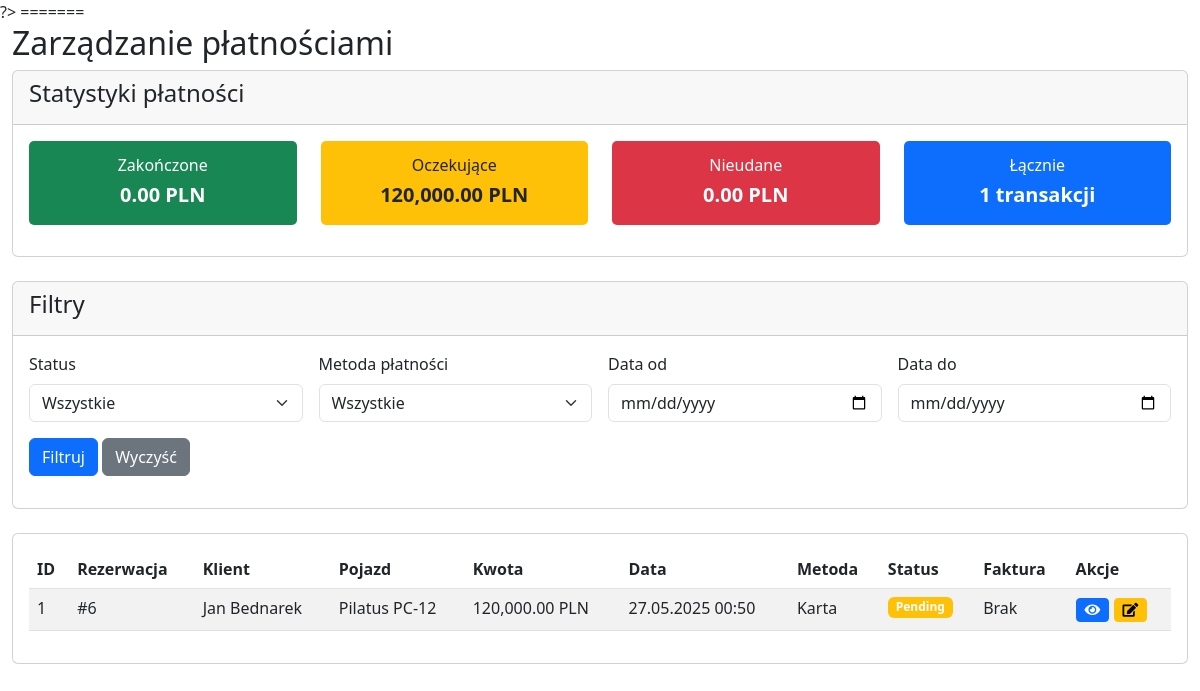
The page /skydrive/admin/manage_payments.php (signed in) on the database its author committed.
### tables this page shows
CREATE TABLE `payments` (
  `payment_id` int(11) NOT NULL,
  `reservation_id` int(11) NOT NULL,
  `amount` decimal(10,2) NOT NULL,
  `payment_date` datetime DEFAULT current_timestamp(),
  `payment_method` enum('credit_card','bank_transfer','cash') NOT NULL,
  `status` enum('pending','completed','failed','refunded') DEFAULT 'pending',
  `transaction_id` varchar(100) DEFAULT NULL,
  `payment_details` text DEFAULT NULL,
  `invoice_number` varchar(50) DEFAULT NULL
);

CREATE TABLE `reservations` (
  `reservation_id` int(11) NOT NULL,
  `user_id` int(11) NOT NULL,
  `vehicle_id` int(11) NOT NULL,
  `pickup_location_id` int(11) NOT NULL,
  `return_location_id` int(11) NOT NULL,
  `pickup_date` datetime NOT NULL,
  `return_date` datetime NOT NULL,
  `total_cost` decimal(10,2) NOT NULL,
  `status` enum('pending','confirmed','cancelled','completed') DEFAULT 'pending',
  `payment_method` enum('credit_card','bank_transfer','cash') DEFAULT NULL,
  `invoice_request` tinyint(1) DEFAULT 0,
  `invoice_data` text DEFAULT NULL,
  `created_at` datetime DEFAULT current_timestamp(),
  `notes` text DEFAULT NULL
);

CREATE TABLE `vehicles` (
  `vehicle_id` int(11) NOT NULL,
  `type` enum('car','plane') NOT NULL,
  `make` varchar(50) NOT NULL,
  `model` varchar(50) NOT NULL,
  `year` int(11) NOT NULL,
  `registration_number` varchar(20) DEFAULT NULL,
  `capacity` int(11) NOT NULL,
  `fuel_type` varchar(30) DEFAULT NULL,
  `engine_power` varchar(30) DEFAULT NULL,
  `max_speed` varchar(30) DEFAULT NULL,
  `range` varchar(30) DEFAULT NULL,
  `daily_rate` decimal(10,2) NOT NULL,
  `hourly_rate` decimal(10,2) DEFAULT NULL,
  `available` tinyint(1) DEFAULT 1,
  `location_id` int(11) DEFAULT NULL,
  `image_path` varchar(255) DEFAULT NULL,
  `description` text DEFAULT NULL
);

### skydrive/admin/manage_payments.php (the view, shortened to what this page needs)
<?php
require_once __DIR__ . '/../includes/config.php';
$date_from = isset($_GET['date_from']) ? $_GET['date_from'] : '';
$date_to = isset($_GET['date_to']) ? $_GET['date_to'] : '';
$query = "SELECT p.*,
          r.reservation_id, r.pickup_date, r.return_date, r.total_cost,
          CONCAT(u.first_name, ' ', u.last_name) AS customer_name,
          v.make, v.model
          FROM payments p
          JOIN reservations r ON p.reservation_id = r.reservation_id
          JOIN users u ON r.user_id = u.user_id
          JOIN vehicles v ON r.vehicle_id = v.vehicle_id
          WHERE 1=1";
$query .= " ORDER BY p.payment_date DESC";
$payments = $conn->query($query);
$stats_query = "SELECT
                SUM(CASE WHEN status = 'completed' THEN amount ELSE 0 END) as completed_sum,
                SUM(CASE WHEN status = 'pending' THEN amount ELSE 0 END) as pending_sum,
                SUM(CASE WHEN status = 'failed' THEN amount ELSE 0 END) as failed_sum,
                COUNT(*) as total_count
                FROM payments";
$stats = $conn->query($stats_query)->fetch_assoc();
require_once __DIR__ . '/../admin/includes/admin_header.php';
?>
<div class="container-fluid">
    <h2>Zarządzanie płatnościami</h2>
    <div class="card mb-4">
        <div class="card-header">
            <h4>Statystyki płatności</h4>
        </div>
        <div class="card-body">
            <div class="row">
                <div class="col-md-3">
                    <div class="stat-card bg-success text-white">
                        <h5>Zakończone</h5>
                        <p><?= number_format($stats['completed_sum'], 2) ?> PLN</p>
                    </div>
                </div>
                <div class="col-md-3">
                    <div class="stat-card bg-warning text-dark">
                        <h5>Oczekujące</h5>
                        <p><?= number_format($stats['pending_sum'], 2) ?> PLN</p>
                    </div>
                </div>
                <div class="col-md-3">
                    <div class="stat-card bg-danger text-white">
                        <h5>Nieudane</h5>
                        <p><?= number_format($stats['failed_sum'], 2) ?> PLN</p>
                    </div>
                </div>
                <div class="col-md-3">
                    <div class="stat-card bg-primary text-white">
                        <h5>Łącznie</h5>
                        <p><?= $stats['total_count'] ?> transakcji</p>
                    </div>
                </div>
            </div>
        </div>
    </div>
    <div class="card mb-4">
        <div class="card-header">
            <h4>Filtry</h4>
        </div>
        <div class="card-body">
            <form method="get" class="row g-3">
                <div class="col-md-3">
                    <label class="form-label">Status</label>
                    <select name="status" class="form-select">
                        <option value="">Wszystkie</option>
                    </select>
                </div>
                <div class="col-md-3">
                    <label class="form-label">Metoda płatności</label>
                    <select name="method" class="form-select">
                        <option value="">Wszystkie</option>
                    </select>
                </div>
                <div class="col-md-3">
                    <label class="form-label">Data od</label>
                    <input type="date" name="date_from" class="form-control" value="<?= $date_from ?>">
                </div>
                <div class="col-md-3">
                    <label class="form-label">Data do</label>
                    <input type="date" name="date_to" class="form-control" value="<?= $date_to ?>">
                </div>
                <div class="col-12">
                    <button type="submit" class="btn btn-primary">Filtruj</button>
                    <a href="manage_payments.php" class="btn btn-secondary">Wyczyść</a>
                </div>
            </form>
        </div>
    </div>
    <div class="card">
        <div class="card-body">
            <div class="table-responsive">
                <table class="table table-striped">
                    <thead>
                        <tr>
                            <th>ID</th>
                            <th>Rezerwacja</th>
                            <th>Klient</th>
                            <th>Pojazd</th>
                            <th>Kwota</th>
                            <th>Data</th>
                            <th>Metoda</th>
                            <th>Status</th>
                            <th>Faktura</th>
                            <th>Akcje</th>
                        </tr>
                    </thead>
                    <tbody>
                        <?php while($payment = $payments->fetch_assoc()): ?>
                        <tr>
                            <td><?= $payment['payment_id'] ?></td>
                            <td>#<?= $payment['reservation_id'] ?></td>
                            <td><?= htmlspecialchars($payment['customer_name']) ?></td>
                            <td><?= htmlspecialchars($payment['make'] . ' ' . $payment['model']) ?></td>
                            <td><?= number_format($payment['amount'], 2) ?> PLN</td>
                            <td><?= date('d.m.Y H:i', strtotime($payment['payment_date'])) ?></td>
                            <td><?=
                                $payment['payment_method'] == 'credit_card' ? 'Karta' :
                                ($payment['payment_method'] == 'bank_transfer' ? 'Przelew' : 'Gotówka')
                            ?></td>
                            <td>
                                <span class="badge bg-<?=
                                    $payment['status'] == 'completed' ? 'success' :
                                    ($payment['status'] == 'pending' ? 'warning' : 'danger')
                                ?>">
                                    <?= ucfirst($payment['status']) ?>
                                </span>
                            </td>
                            <td>
                                <?= $payment['invoice_number'] ? $payment['invoice_number'] : 'Brak' ?>
                            </td>
                            <td>
                                <a href="payment_details.php?id=<?= $payment['payment_id'] ?>"
                                   class="btn btn-sm btn-primary" title="Szczegóły">
                                    <i class="fas fa-eye"></i>
                                </a>
                                <a href="edit_payment.php?id=<?= $payment['payment_id'] ?>"
                                   class="btn btn-sm btn-warning" title="Edytuj">
                                    <i class="fas fa-edit"></i>
                                </a>
                            </td>
                        </tr>
                        <?php endwhile; ?>
                    </tbody>
                </table>
            </div>
        </div>
    </div>
</div>

### skydrive/admin/manage_payments.php (style rules this page uses)
.stat-card { padding: 15px; border-radius: 5px; text-align: center; margin-bottom: 15px; }
.stat-card h5 { font-size: 16px; margin-bottom: 5px; }
.stat-card p { font-size: 20px; font-weight: bold; margin-bottom: 0; }

### rows shown on the page
payments: payment_id "1", reservation.reservation_id "6", customer_name "Jan Bednarek", vehicles.make+model "Pilatus PC-12", amount "120,000.00", payment_date "27.05.2025 00:50", payment_method "Karta", status "Pending", invoice_number "Brak"

### other values the page prints
$stats['completed_sum'] "0.00"
$stats['pending_sum'] "120,000.00"
$stats['failed_sum'] "0.00"
$stats['total_count'] "1"
